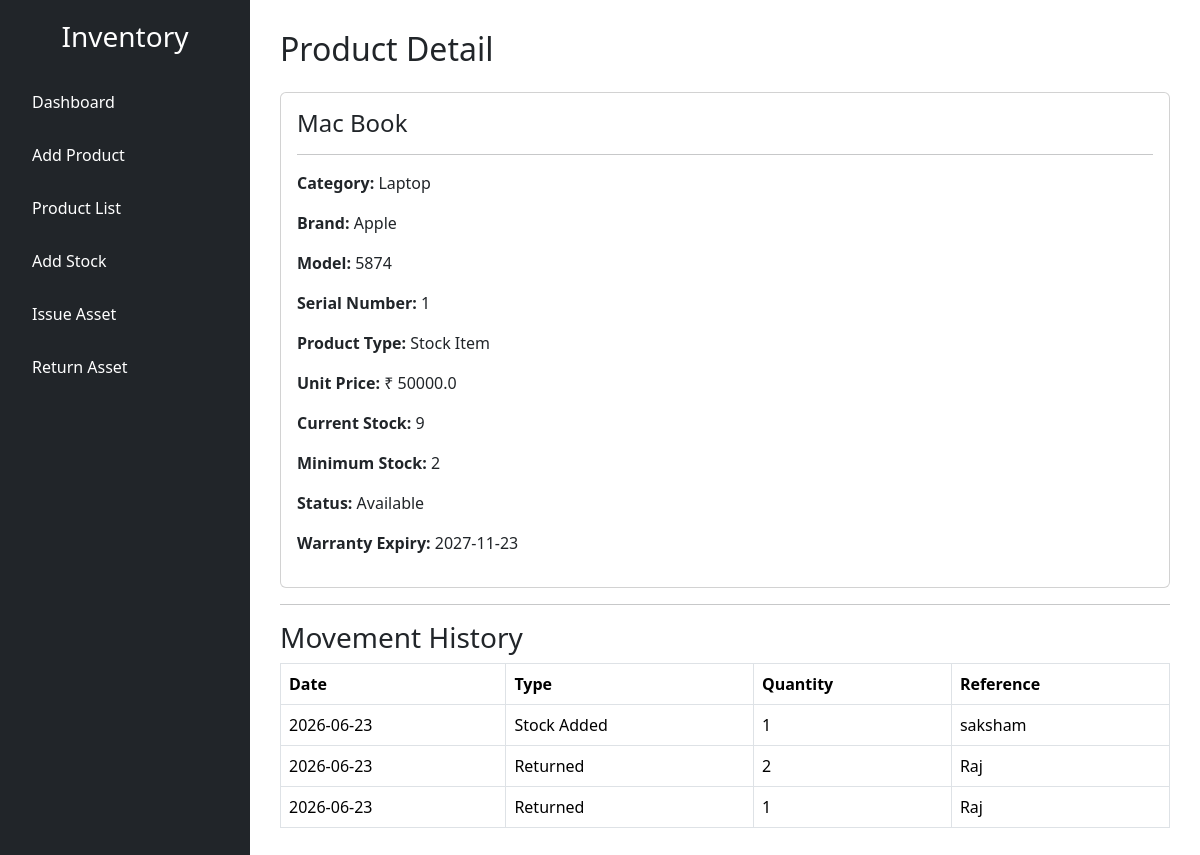
/products/1, run on the app's committed database.
### app/models.py (models this page shows)
class Product(Base):
    __tablename__ = "products"
    id = Column(
        Integer,
        primary_key = True,
        index = True
    )
    product_name = Column(
        String,
        nullable= False
    )
    category = Column(
        String,
        nullable = False
    )
    brand = Column(String)
    model_number = Column(String)
    serial_number = Column(
        String,
        nullable = True
    )
    product_type = Column(String)
    unit_price = Column(Float)
    current_quantity = Column(
        Integer,
        default = 0
    )
    minimum_quantity = Column(
        Integer,
        default = 0
    )
    warranty_expiry = Column(String)
    status = Column(
        String,
        default="Available"
    )
    created_at = Column(
        DateTime,
        default=datetime.now
    )
    updated_at = Column(
        DateTime,
        default=datetime.now,
        onupdate=datetime.now
    )

class MovementHistory(Base):
    __tablename__ = "movement_history"
    id = Column(Integer, primary_key=True, index=True)
    product_id = Column(
        Integer,
        ForeignKey("products.id")
    )
    movement_type = Column(String)
    quantity = Column(Integer)
    reference_type = Column(String)
    reference_name = Column(String)
    vendor_name = Column(String)
    invoice_number = Column(String)
    movement_date = Column(Date)
    remarks = Column(String)
    created_at = Column(
        DateTime,
        default=datetime.now
    )

### app/main.py (the view)
@app.get("/products/{product_id}")
def product_detail(
    product_id: int,
    request: Request,
    db: Session = Depends(get_db)
):
    product = db.query(
        models.Product
    ).filter(
        models.Product.id == product_id
    ).first()
    movements = db.query(
    models.MovementHistory
    ).filter(
    models.MovementHistory.product_id == product_id
    ).all()
    return templates.TemplateResponse(
        "product_detail.html",
        {
            "request": request,
            "product": product,
            "movements": movements
        }
    )

### app/templates/product_detail.html (shortened to what this page needs)
{% extends "base.html" %}
{% block content %}
<h2 class="mb-4">
    Product Detail
</h2>
<div class="card">
    <div class="card-body">
        <h4>
            {{ product.product_name }}
        </h4>
        <hr>
        <p>
            <strong>Category:</strong>
            {{ product.category }}
        </p>
        <p>
            <strong>Brand:</strong>
            {{ product.brand }}
        </p>
        <p>
            <strong>Model:</strong>
            {{ product.model_number }}
        </p>
        <p>
            <strong>Serial Number:</strong>
            {{ product.serial_number }}
        </p>
        <p>
            <strong>Product Type:</strong>
            {{ product.product_type }}
        </p>
        <p>
            <strong>Unit Price:</strong>
            ₹ {{ product.unit_price }}
        </p>
        <p>
            <strong>Current Stock:</strong>
            {{ product.current_quantity }}
        </p>
        <p>
            <strong>Minimum Stock:</strong>
            {{ product.minimum_quantity }}
        </p>
        <p>
            <strong>Status:</strong>
            {{ product.status }}
        </p>
        <p>
            <strong>Warranty Expiry:</strong>
            {{ product.warranty_expiry }}
        </p>
    </div>
</div>
<hr>
<h3>Movement History</h3>
<table class="table table-bordered">
    <thead>
        <tr>
            <th>Date</th>
            <th>Type</th>
            <th>Quantity</th>
            <th>Reference</th>
        </tr>
    </thead>
    <tbody>
    {% for movement in movements %}
        <tr>
            <td>{{ movement.movement_date }}</td>
            <td>{{ movement.movement_type }}</td>
            <td>{{ movement.quantity }}</td>
            <td>{{ movement.reference_name }}</td>
        </tr>
    {% endfor %}
    </tbody>
</table>
{% endblock %}

### app/static/css/style.css (style rules this page uses)
body { margin:0; padding:0; }

### data on the page
Product: product_name "Mac Book", category "Laptop", brand "Apple", model_number "5874", serial_number "1", product_type "Stock Item", unit_price "50000.0", current_quantity "9", minimum_quantity "2", status "Available", warranty_expiry "2027-11-23"
MovementHistory: movement_date "2026-06-23", movement_type "Stock Added", quantity "1", reference_name "saksham"
MovementHistory: movement_date "2026-06-23", movement_type "Returned", quantity "2", reference_name "Raj"
MovementHistory: movement_date "2026-06-23", movement_type "Returned", quantity "1", reference_name "Raj"
